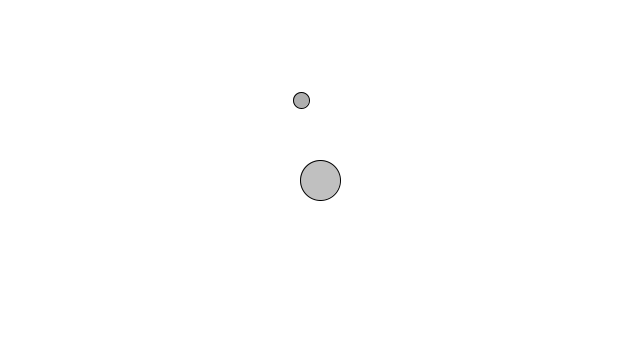
Frame 1 (no input)
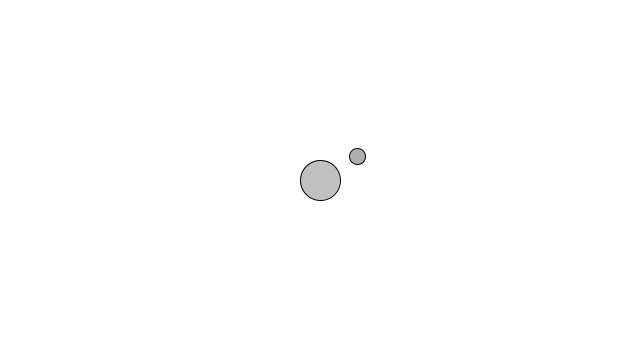
Frame 60 (the mouse pressed at the canvas centre just before this capture)
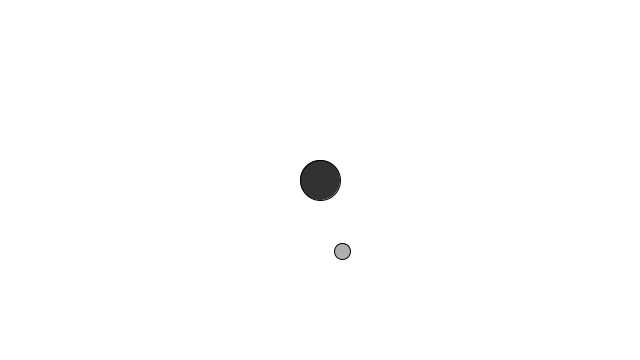
Frame 120 (the mouse held since frame 60 and released just before this capture)

The Processing sketch that drew these frames (run headless with seeded random() and noise(); from frame 60 on, the mouse is pressed at the canvas centre):

// Processing sketch: _2_6_attraction
// ── _2_6_attraction.pde
Mover m;
Attractor a;

void setup() {
  size(640,360);
  smooth();
  m = new Mover(); 
  a = new Attractor();
}

void draw() {
  background(255);

  PVector force = a.attract(m);
  m.applyForce(force);
  m.update();
  
  a.drag();
  a.rollover(mouseX,mouseY);
 
  a.display();
  m.display();
}

void mousePressed() {
  a.clicked(mouseX,mouseY); 
}

void mouseReleased() {
  a.stopDragging(); 
}






// ── Attractor.pde
// Attraction
// Daniel Shiffman <http://www.shiffman.net>

// A class for a draggable attractive body in our world

class Attractor {
  float mass;    // Mass, tied to size
  float G;       // Gravitational Constant
  PVector location;   // Location
  boolean dragging = false; // Is the object being dragged?
  boolean rollover = false; // Is the mouse over the ellipse?
  PVector drag;  // holds the offset for when object is clicked on

  Attractor() {
    location = new PVector(width/2,height/2);
    mass = 20;
    G = 1;
    drag = new PVector(0.0,0.0);
  }

  PVector attract(Mover m) {
    PVector force = PVector.sub(location,m.location);   // Calculate direction of force
    float d = force.mag();                              // Distance between objects
    d = constrain(d,5.0,25.0);                        // Limiting the distance to eliminate "extreme" results for very close or very far objects
    force.normalize();                                  // Normalize vector (distance doesn't matter here, we just want this vector for direction)
    float strength = (G * mass * m.mass) / (d * d);      // Calculate gravitional force magnitude
    force.mult(strength);                                  // Get force vector --> magnitude * direction
    return force;
  }

  // Method to display
  void display() {
    ellipseMode(CENTER);
    stroke(0);
    if (dragging) fill (50);
    else if (rollover) fill(100);
    else fill(175,200);
    ellipse(location.x,location.y,mass*2,mass*2);
  }

  // The methods below are for mouse interaction
  void clicked(int mx, int my) {
    float d = dist(mx,my,location.x,location.y);
    if (d < mass) {
      dragging = true;
      drag.x = location.x-mx;
      drag.y = location.y-my;
    }
  }

  void rollover(int mx, int my) {
    float d = dist(mx,my,location.x,location.y);
    if (d < mass) {
      rollover = true;
    } 
    else {
      rollover = false;
    }
  }

  void stopDragging() {
    dragging = false;
  }



  void drag() {
    if (dragging) {
      location.x = mouseX + drag.x;
      location.y = mouseY + drag.y;
    }
  }

}



// ── Mover.pde
class Mover {

  PVector location;
  PVector velocity;
  PVector acceleration;
  float mass;

  Mover() {
    location = new PVector(300,100);
    velocity = new PVector(1,0);
    acceleration = new PVector(0,0);
    mass = 1;
  }
  
  void applyForce(PVector force) {
    PVector f = PVector.div(force,mass);
    acceleration.add(f);
  }
  
  void update() {
    velocity.add(acceleration);
    location.add(velocity);
    acceleration.mult(0);
  }

  void display() {
    stroke(0);
    fill(175);
    ellipse(location.x,location.y,16,16);
  }

  void checkEdges() {

    if (location.x > width) {
      location.x = 0;
    } else if (location.x < 0) {
      location.x = width;
    }

    if (location.y > height) {
      velocity.y *= -1;
      location.y = height;
    }

  }

}
